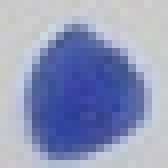
#> input picture histogram/indexImages/colors/blue_1.jpg, 21 x 21 px, found by its file name (shown 8 times larger)
$ python goose.py   (Python 2 division)   (older library calls are emulated)
#> lines starting #> are read from the running program, lines starting #| are printed output that depends on the picture; after the words box and inside, x2 and y2 are one past the last pixel; in counts of white or black regions, pixels touching at a corner belong together
import cv2
import numpy as np
import random

#Uncomment in case you need to use trackbars to find the canny thresholds
def nothing(x):
    pass

cv2.namedWindow('canny')
cv2.createTrackbar('low', 'canny', 0, 1000, nothing)
cv2.createTrackbar('high', 'canny', 0, 1000, nothing)

# Random color for drawing
def randomColor():
    r = random.randrange(0, 256)
    g = random.randrange(0, 256)
    b = random.randrange(0, 256)
    return (r, g, b)

#Filters a contour array by low bound
def filterAreaLow(contours, thresLow):
    filteredAreas = []
    for i in contours:
        if cv2.contourArea(i) >= thresLow:
            filteredAreas.append(i)
    return filteredAreas


frame = cv2.imread('./histogram/indexImages/blue_1.jpg', 1)
#> frame is the input picture: shape (21, 21, 3); mean B, G, R 186.8, 152.5, 144.2
cv2.namedWindow('frame')

hsv = cv2.cvtColor(frame, cv2.COLOR_BGR2HSV)
#> hsv: shape (21, 21, 3); mean H, S, V 105.2, 66.7, 187.1
lower_blue = np.array([0, 0, 0])
upper_blue = np.array([179, 42, 255])

mask = cv2.inRange(hsv, lower_blue, upper_blue)
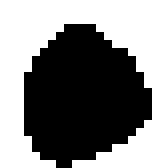
#> mask: shape (21, 21) (shown 8 times larger); 52.6% white; 1 black region, box (x1, y1, x2, y2) and area: (3, 3, 19, 21) 209
res = cv2.bitwise_and(frame, frame, mask=mask)
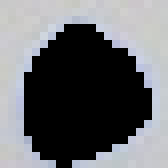
#> res: shape (21, 21, 3) (shown 8 times larger); mean B, G, R 109, 105.6, 104.2

res = cv2.GaussianBlur(res, (5, 5), 0)
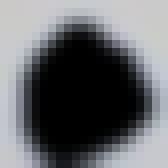
#> res: shape (21, 21, 3) (shown 8 times larger); mean B, G, R 108.2, 104.7, 103.3

kernel = np.ones((7, 7), np.uint8)
erosion = cv2.erode(res, kernel, iterations=2)
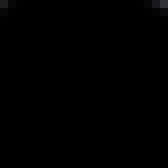
#> erosion: shape (21, 21, 3) (shown 8 times larger); mean B, G, R 0.4, 0.3, 0.3
im = cv2.cvtColor(erosion, cv2.COLOR_BGR2GRAY)

#Uncomment in case you need to use trackbars to find the canny thresholds
while True:
    l = cv2.getTrackbarPos('low', 'canny')
    h = cv2.getTrackbarPos('high', 'canny')
    edges = cv2.Canny(im, l, h)
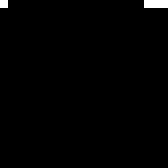
#> edges: shape (21, 21) (shown 8 times larger); 0.91% white in thin lines or dots, all inside (x1, y1, x2, y2) = (0, 0, 21, 1)
    cv2.imshow('canny', edges)

    k = cv2.waitKey(1) & 0xFF
#> (key Esc is pressed here)
    if k == 27:
        break

# Use canny edge to find outline after erosion
# edges = cv2.Canny(im, 206, 438)

# Dilate the lines to join them and form one contour
kernelDilate = np.ones((5, 5), np.uint8)
edges = cv2.dilate(edges, kernel, iterations=1)
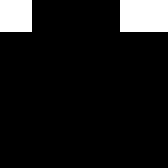
#> edges: shape (21, 21) (shown 8 times larger); 9.1% white; 2 white regions (1 under 20 px), largest, box (x1, y1, x2, y2) and area: (15, 0, 21, 4) 24

cv2.imshow('edges', edges)

# Finds the contours. Use cv2.RETR_EXTERNAL to only get the outer contour for the thick edge
imgContours, contours, h = cv2.findContours(edges, cv2.RETR_EXTERNAL, cv2.CHAIN_APPROX_SIMPLE)
#> contours = 2 contours, all with area under 20; h = [[1, -1, -1, -1], [-1, 0, -1, -1]]

# Only keep areas above 10,000
MIN_AREA = 10000
filteredContours = filterAreaLow(contours, MIN_AREA)
#> the loop in filterAreaLow, `for i in contours:` made 2 passes
#> i on passes 1 to 2: [[15, 0], [15, 3], [20, 3], [20, 0]], [[0, 0], [0, 3], [3, 3], [3, 0]]
#> after the loop in filterAreaLow, `for i in contours:`: filteredAreas = []
#> filteredContours = []

# Draws each contour
for i in filteredContours:
    cv2.drawContours(frame, [i], 0, randomColor(), 3)
#> this loop made 0 passes

print "Number of geese: {}".format(len(filteredContours))
#| Number of geese: 0
cv2.imshow('frame', frame)
cv2.imwrite("contour.jpg", frame)
cv2.waitKey(0)
cv2.destroyAllWindows()
